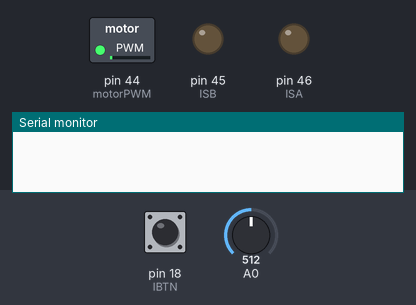
A sketch run on a simulated Arduino Mega 2560, built with avr-gcc and run on an emulated ATmega2560. On the bench: switched loads named in the sketch (green lamp = pin HIGH), output pins drawn as LEDs (lit = HIGH), the last lines printed to the serial monitor. The test bench sets the inputs (shaded band); at power-on: pin 18 (IBTN) HIGH, A0 = 512.

Above: at 1.2 s.
1.3 s: pin 18 (IBTN) pulled LOW for 0.15 s
At 2.1 s:
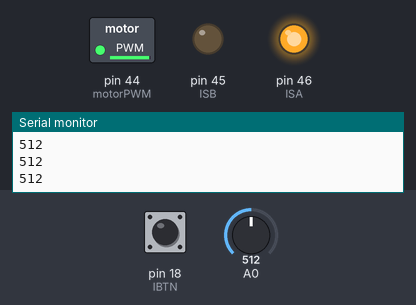
2.9 s: A0 set to 888
4.4 s: A0 set to 910
At 5.5 s:
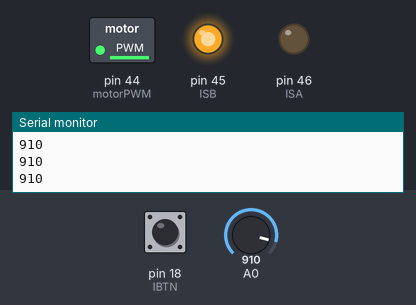
5.9 s: A0 set to 112
7.4 s: A0 set to 90
At 8.4 s:
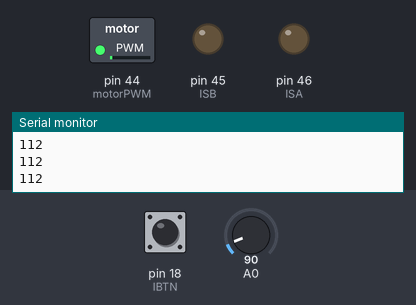
8.9 s: pin 18 (IBTN) pulled LOW for 1 s
At 10.3 s:
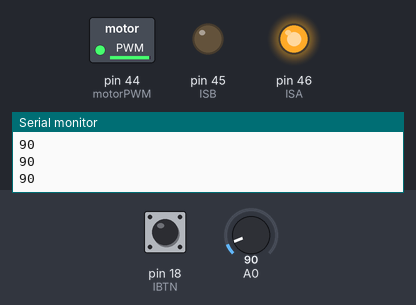
Timing chart, 0 to 11.9 s (numbered marks = the images above; inputs shaded):
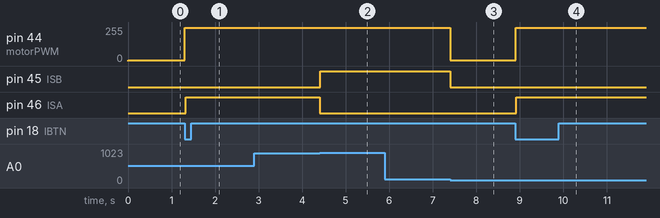

The sketch:

Solenoid.ino
```cpp
//this program will look for a button press then it will push the solenoid out and in.
// Tested and working with the arduino mega and the board that Eddy made.
//[red black black red] for the wiring into the [vin, gnd, 1a, 1b] on the motor controller board
#define ISB 45
#define ISA 46
#define IBTN 18
int motorPWM = 44;
bool p = 0;

// the setup function runs once when you press reset or power the board
void setup() {
  // initialize digital pin LED_BUILTIN as an output.
  pinMode(IBTN, INPUT);
  pinMode(motorPWM, OUTPUT);
  pinMode(ISA, OUTPUT);
  pinMode(ISB, OUTPUT);
  attachInterrupt(digitalPinToInterrupt(IBTN), push, FALLING);
  digitalWrite(ISA,LOW);
  digitalWrite(ISB,LOW);
  Serial.begin(9600);

}

// the loop function runs over and over again forever


void loop() {
  if(p==1){
    analogWrite(motorPWM,250);
    delay(10);

    pushout();                      // this is an statement that should be true for     <---------900
    while((analogRead(0))<900){     // ensure that it reaches the open position ie pot reads more than 900
      Serial.println(analogRead(0));
      delay(10);
    }

    pushin();
    delay(10);                      // this is an statement that should be true for     100 --------->
    while((analogRead(0)>100)){     // ensure that it reaches the closed position ie pot reads less than 100
      Serial.println(analogRead(0));
      delay(10);
    }

    digitalWrite(ISA,LOW);
    digitalWrite(ISB,LOW);
    p=0;  //RESET THE BUTTON
  }

  analogWrite(motorPWM,4);
  delay(10);
}


void push() {
  p=1;
  Serial.print("hi");
}

void pushout(){
  digitalWrite(ISA,LOW);
  digitalWrite(ISB,LOW);
  delay(10);
  digitalWrite(ISA,HIGH);//out
  digitalWrite(ISB,LOW);
}

void pushin(){
  digitalWrite(ISA,LOW);
  digitalWrite(ISB,LOW);
  delay(10);
  digitalWrite(ISA,LOW);//out
  digitalWrite(ISB,HIGH);
}
```

Measured:
- the behaviour switches between 899 and 900 on A0 (found by bisection; images 1 and 2)
- the behaviour switches between 101 and 100 on A0 (found by bisection; images 2 and 3)
- after the input at 1.3 s, pin 44 (motorPWM): 4/255 → 250/255 at once; pin 46 (ISA): LOW → HIGH at once
- after the input at 4.4 s, pin 45 (ISB): LOW → HIGH at once; pin 46 (ISA): HIGH → LOW at once
- after the input at 7.4 s, pin 44 (motorPWM): 250/255 → 4/255 at once; pin 45 (ISB): HIGH → LOW at once
- after the input at 8.9 s, pin 44 (motorPWM): 4/255 → 250/255 at once; pin 46 (ISA): LOW → HIGH at once
